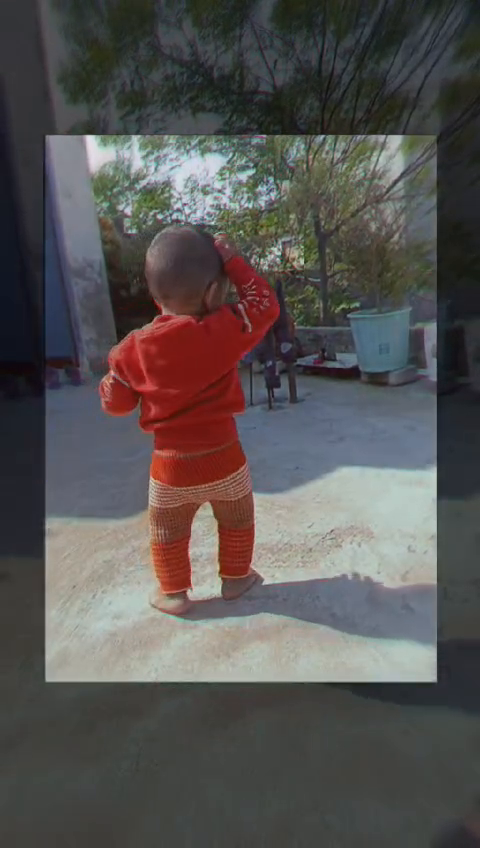
#> input picture frame 51 of data/vaishnavi_dance.mp4, 480 x 848 px
$ python edit_the_vid.py
#> lines starting #> are read from the running program, lines starting #| are printed output that depends on the picture
import cv2
cap=cv2.VideoCapture(r"C:\Users\rhars\OneDrive\Documents\vaishnavi_dance.mp4")
print("cap",cap)
while True:
    ret,frame=cap.read()
#> frame is the input picture: shape (848, 480, 3); mean B, G, R 82.7, 83.9, 87.2
    frame=cv2.resize(frame,(700,450))
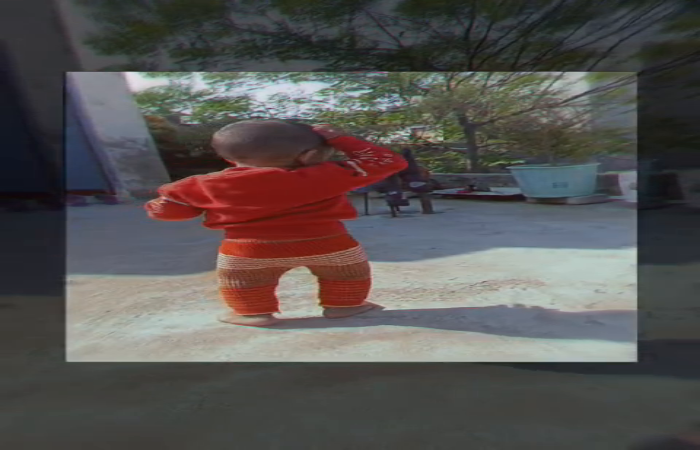
#> frame: shape (450, 700, 3); mean B, G, R 82.6, 83.8, 87.1
    gray=cv2.cvtColor(frame,cv2.COLOR_BGR2GRAY)
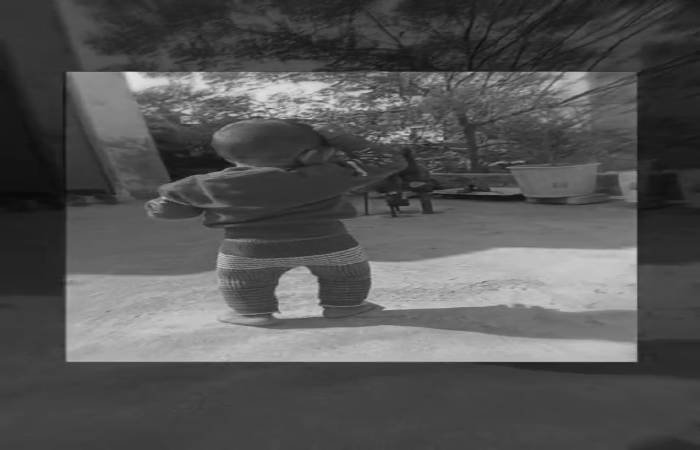
#> gray: shape (450, 700); min 9, max 225, mean 84.7
    cv2.imshow("frame",frame)
    cv2.imshow("gray",gray)
    k=cv2.waitKey(25)#the value in waitkey will fast or slow the video
#> (key Esc is pressed here)

    if k==ord("s") & 0xFF:
        break

cap.release()
cv2.destroyAllWindows()

$ run again, starting later in the video
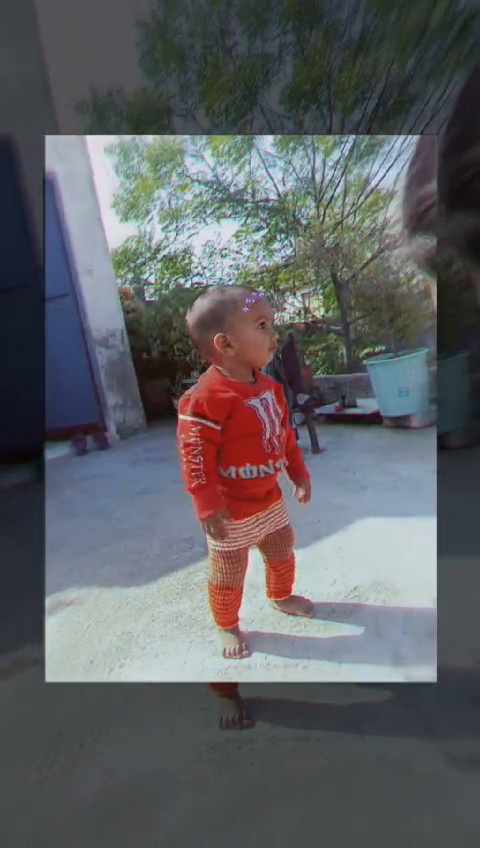
#> input picture frame 232 of data/vaishnavi_dance.mp4, 480 x 848 px
#> frame is the input picture: shape (848, 480, 3); mean B, G, R 99.2, 96.1, 94.6
#> `frame=cv2.resize(frame,(700,450))`:
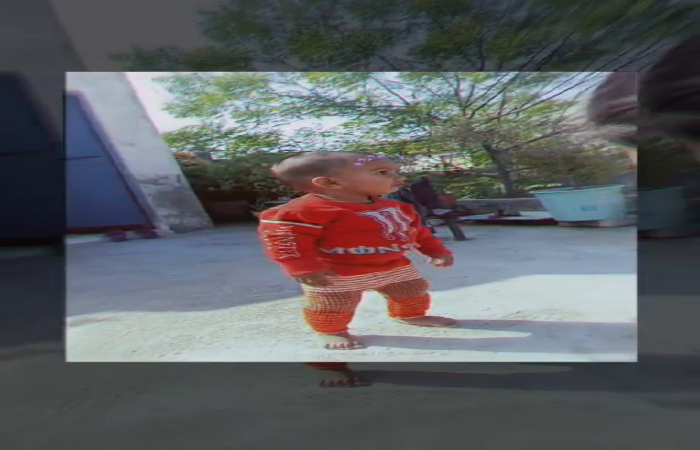
#> frame: shape (450, 700, 3); mean B, G, R 99.1, 96, 94.4
#> `gray=cv2.cvtColor(frame,cv2.COLOR_BGR2GRAY)`:
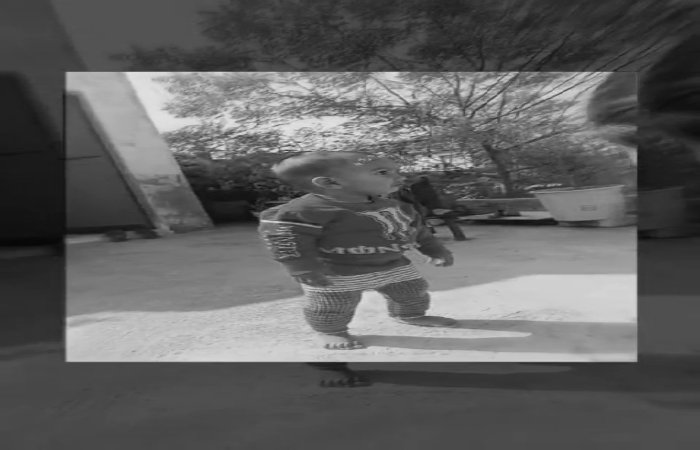
#> gray: shape (450, 700); min 6, max 230, mean 95.8

$ run again, starting later in the video
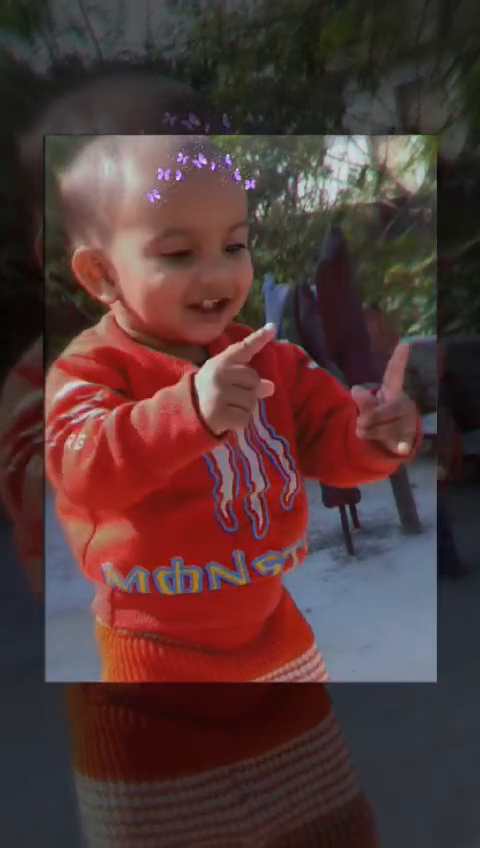
#> input picture frame 412 of data/vaishnavi_dance.mp4, 480 x 848 px
#> frame is the input picture: shape (848, 480, 3); mean B, G, R 55.5, 56.4, 83.2
#> `frame=cv2.resize(frame,(700,450))`:
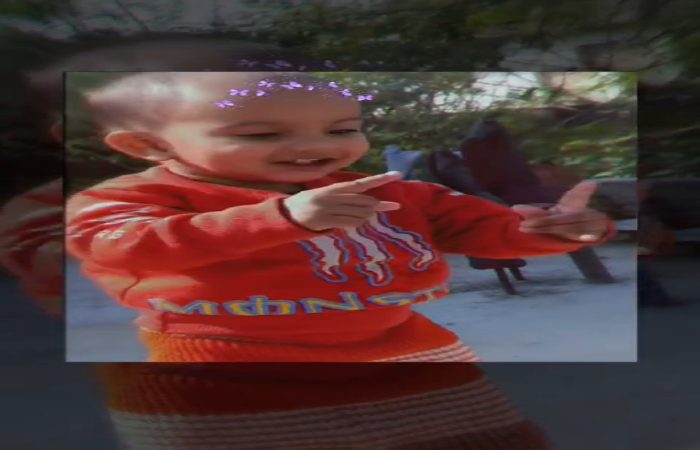
#> frame: shape (450, 700, 3); mean B, G, R 55.4, 56.3, 83.1
#> `gray=cv2.cvtColor(frame,cv2.COLOR_BGR2GRAY)`:
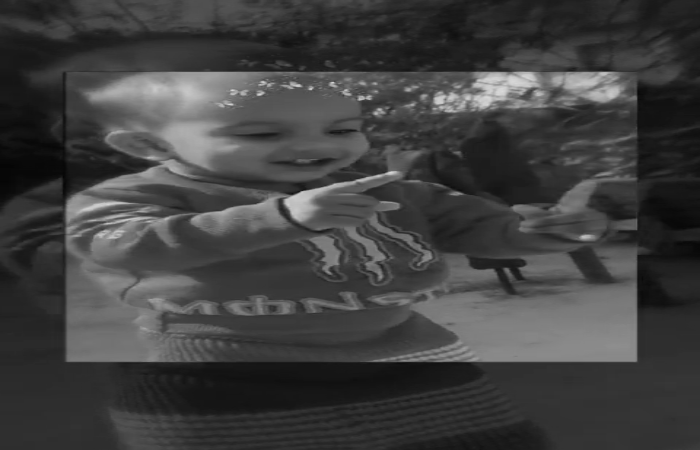
#> gray: shape (450, 700); min 5, max 218, mean 64.2
